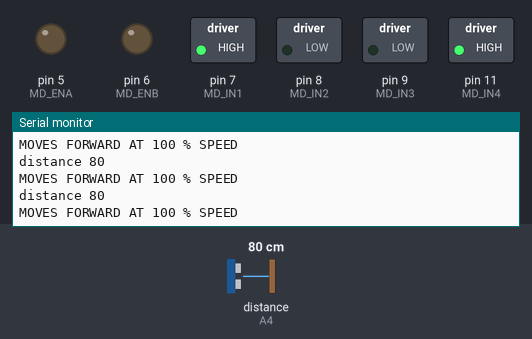
A sketch run on a simulated Arduino Uno, built with avr-gcc and run on an emulated ATmega328P. Shown: switched loads named in the sketch (green lamp = pin HIGH), output pins drawn as LEDs (lit = HIGH), the last lines printed to the serial monitor. Wiring (inferred from the names in the program): ultrasonic range finder: trigger A5; echo A4. Inputs (shaded band) come from the test bench; at power-on: distance to the obstacle (sensor on A4) 80 cm. The echo pulse lasts 58.3 µs per cm; pins used as bus, display or sensor lines are not drawn.

Above: at 1.2 s.
1.3 s: distance to the obstacle (sensor on A4) set to 2 cm
At 1.72 s:
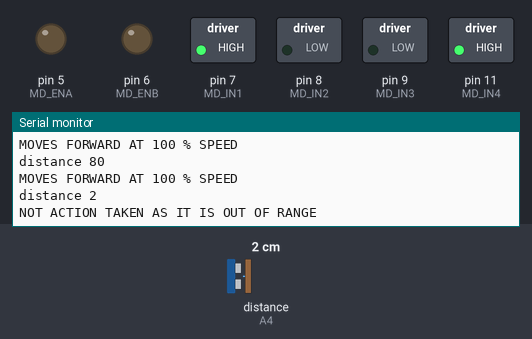
3.2 s: distance to the obstacle (sensor on A4) set to 4 cm
At 3.49 s:
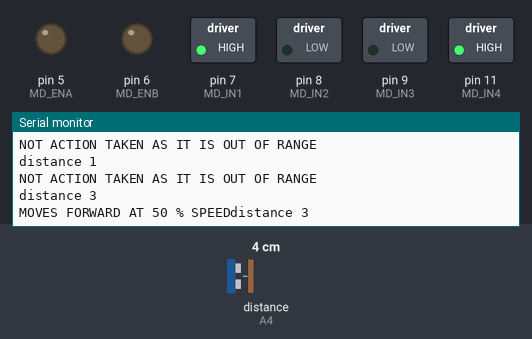
Timing chart, 0 to 6.2 s (numbered marks = the images above; inputs shaded):
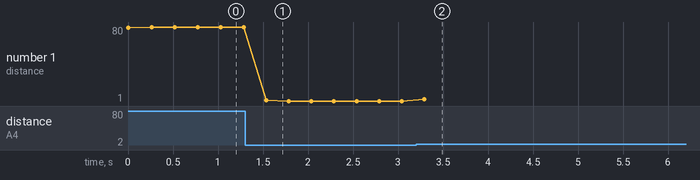

The sketch:

UNO_Robot_With_Ultrasonic.ino
```cpp
int max_speed =50;
int half_speed = 25;
// MOTOR DRIVER ( MD_ )
#define MD_ENA 5     // MOTOR 1 - MD_ENABLE
#define MD_ENB 6     // MOTOR 2 - MD_ENABLE

#define MD_IN1 7     // MOTOR 1 - PIN 1
#define MD_IN2 8     // MOTOR 1 - PIN 2
#define MD_IN3 9     // MOTOR 2 - PIN 1
#define MD_IN4 11    // MOTOR 2 - PIN 2

// ULTRASONIC ( US_ )
int US_trig_pin = A5;    //Trig
int US_echo_pin = A4;    //Echo

void initialize_motor_controls()
{
  pinMode(MD_IN1, OUTPUT);
  pinMode(MD_IN2, OUTPUT);
  pinMode(MD_IN3, OUTPUT);
  pinMode(MD_IN4, OUTPUT);
  pinMode(MD_ENA, OUTPUT);
  pinMode(MD_ENB, OUTPUT);
  digitalWrite(MD_ENA, HIGH);
  digitalWrite(MD_ENB, HIGH);
}

void initialize_ultrasonic()
{
  pinMode(US_trig_pin, OUTPUT);
  pinMode(US_echo_pin, INPUT);
}

long get_distance()
{
  long duration, cm=0;
  digitalWrite(US_trig_pin, LOW);
  delayMicroseconds(5);
  digitalWrite(US_trig_pin, HIGH);
  delayMicroseconds(10);
  digitalWrite(US_trig_pin, LOW);
  pinMode(US_echo_pin, INPUT);
  duration = pulseIn(US_echo_pin, HIGH);
  cm = (duration/2) / 29.1;
  return cm;
}

void robo_move_forward(int robo_speed)
{
    digitalWrite(MD_IN1, HIGH);
    digitalWrite(MD_IN2, LOW);

    digitalWrite(MD_IN3, LOW);
    digitalWrite(MD_IN4, HIGH);

    int ms1 = ((float)(robo_speed /100) * 255);
    analogWrite(MD_ENA, ms1);
    analogWrite(MD_ENB, ms1);
}


void robo_move_backward(int robo_speed)
{

    digitalWrite(MD_IN1, LOW);
    digitalWrite(MD_IN2, HIGH);

    digitalWrite(MD_IN3, HIGH);
    digitalWrite(MD_IN4, LOW);

    int ms1 = ((float)(robo_speed /100) * 255);
    analogWrite(MD_ENA, ms1);
    analogWrite(MD_ENB, ms1);
}

void robo_stop()
{
  digitalWrite(MD_IN1, LOW);
  digitalWrite(MD_IN2, LOW);

  digitalWrite(MD_IN3, LOW);
  digitalWrite(MD_IN4, LOW);
  analogWrite(MD_ENA, 0);
  analogWrite(MD_ENB, 0);
}

void setup()
{
  initialize_motor_controls();
  initialize_ultrasonic();
  Serial.begin(9600);
  robo_move_forward(max_speed);
}

void loop()
{
  long duration, cm=0;
  digitalWrite(US_trig_pin, LOW);
  delayMicroseconds(5);
  digitalWrite(US_trig_pin, HIGH);
  delayMicroseconds(10);
  digitalWrite(US_trig_pin, LOW);
  pinMode(US_echo_pin, INPUT);
  duration = pulseIn(US_echo_pin, HIGH);
  cm = (duration/2) / 29.1;
  Serial.print("distance ");
  Serial.println(cm);
  if(cm >= 400 || cm <= 2){
    Serial.println("NOT ACTION TAKEN AS IT IS OUT OF RANGE");
  }
  else if(cm > 50)
  {
    Serial.println("MOVES FORWARD AT 100 % SPEED");
    robo_move_forward(max_speed);
  }
  else if( 20 < cm < 50 )
  {
    Serial.print("MOVES FORWARD AT 50 % SPEED");
    robo_move_forward(half_speed);
  }

  else
  {
    Serial.println("STOPS");
    robo_stop();
  }
  delay(250);
}
```

Measured:
- after the input at 1.3 s, the serial monitor: prints a new line after 0.24 s (image 1)
- after the input at 3.2 s, the serial monitor: prints a new line after 0.09 s (image 2)
- plotted number 1: 80 → 1 after the input at 1.3 s, 1 → 3 after the input at 3.2 s
